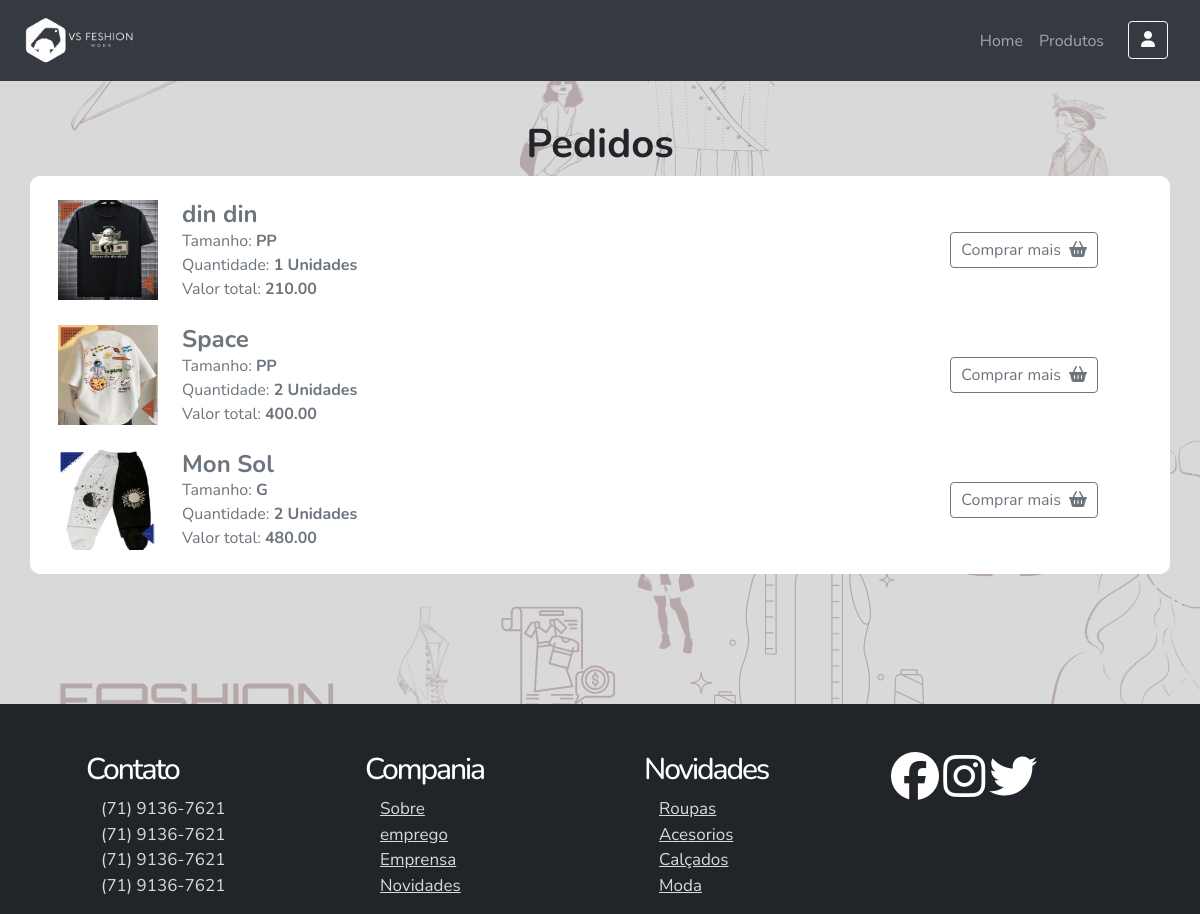
Screenshot of /pedidos.php (signed in) with the database file from the repository.
### tables this page shows
CREATE TABLE `venda` (
  `id` int(11) NOT NULL,
  `usuario_id` int(11) NOT NULL,
  `produto_id` int(11) NOT NULL,
  `quantidade` int(11) NOT NULL,
  `total` decimal(10,2) NOT NULL,
  `tamanho` varchar(5) NOT NULL,
  `data_venda` timestamp NOT NULL DEFAULT current_timestamp()
);

CREATE TABLE `produto` (
  `id` int(11) NOT NULL,
  `titulo` varchar(100) NOT NULL,
  `descricao` text NOT NULL,
  `genero` varchar(30) NOT NULL,
  `tamanho` varchar(20) NOT NULL,
  `preco` decimal(10,2) NOT NULL,
  `quantidade` int(7) NOT NULL,
  `estilo_roupa` varchar(40) NOT NULL,
  `name_imagem` varchar(200) DEFAULT NULL,
  `type_imagem` varchar(30) DEFAULT NULL,
  `tmp_imagem` blob DEFAULT NULL,
  `usuario_id` int(11) DEFAULT NULL,
  `administrador_id` int(11) DEFAULT NULL
);

### pedidos.php (the view, shortened to what this page needs)
<?php
    require_once "php/conexao.php";
?>
<!DOCTYPE html>
<html lang="en">
<head>
    <link rel="stylesheet" href="css/bootstrap.min.css">
    <link href="https://cdn.jsdelivr.net/npm/bootstrap@5.0.2/dist/css/bootstrap.min.css" rel="stylesheet">
    <link rel="stylesheet" href="css/estilo_pedido.css">
</head>
<body>
    <header>
        <nav class="navbar navbar-expand-md navbar-dark bg-personalit fixed-top">
            <div class="container-fluid">
                <a href="index.php" class="navbar-brand"><img src="imagens/Vitinho.png" alt="" width="110"></a>
                <div class="collapse navbar-collapse" id="nav-principal">
                    <div class="ms-auto"  >
                        <ul class="navbar-nav me-2 bordabotom">
                            <li class="nav-item">
                                <a class="nav-link" href="index.php" aria-current="page">Home</a>
                            </li>
                            <li class="nav-item">
                                <a class="nav-link me-3" href="produtos.php">Produtos</a>
                            </li>
                            <li class="nav-item dropdown">
                                <a id="nav-botão" class=" btn btn-outline-light navbotao transicao_color dropdown-toggle" href="#" href="#" role="button" data-bs-toggle="dropdown" aria-expanded="false"><i class="fa-solid fa-user"></i></a>
                            </li>
                        </ul>
                    </div>
                </div>
            </div>
        </nav>
    </header>
    <section class=" mt-10 mb-5 ">
        <h1 class=" fw-bold text-center" >Pedidos</h1>
        <div class="bg-style container">
            <div class="row">
                <div class="col">
                    <?php
                        $id_Usuario = $_SESSION['id'];
                        $sql ='SELECT v.id, p.titulo, p.name_imagem, p.estilo_roupa, v.quantidade, v.total, v.tamanho, v.produto_id
                            FROM venda v
                            INNER JOIN produto p ON v.produto_id = p.id
                            WHERE v.usuario_id = :usuario_id';
                        $stmt = $pdo->prepare($sql);
                        $stmt->bindParam(':usuario_id', $id_Usuario);
                        $stmt->execute();
                        if ($stmt->rowCount() > 0) {
                            while ($row = $stmt->fetch(PDO::FETCH_ASSOC)) {
                                $estilo_roupa = $row['estilo_roupa'];
                                $pasta =  ucfirst($estilo_roupa);
                    ?>
                    <div class=" d-flex mt-4 mb-4 ms-1 me-5 " >
                        <div class=" me-4">
                            <img src="imagens/<?php echo $pasta; ?>/<?php echo $row['name_imagem'] ?>" class="" style="width: 100px; height: 100px;" alt="">
                        </div>
                        <div class="">
                            <h4 class="text-secondary fw-bold mb-no"><?php echo $row['titulo'] ?></h4>
                            <p class="text-secondary mb-no">Tamanho: <span class="fw-bold"><?php echo $row['tamanho'] ?></span></p>
                            <p class="text-secondary mb-no">Quantidade: <span class="fw-bold"><?php echo $row['quantidade'] ?> Unidades</span></p>
                            <p class="text-secondary mb-no">Valor total: <span class="fw-bold"><?php echo $row['total'] ?></span></p>
                        </div>
                        <div class="ms-auto align-self-center ">
                            <a href="tela_produto.php?id_produto=<?php echo $row['produto_id'] ?> " class="btn btn-outline-secondary" style="padding: 5px 10px;">
                                Comprar mais<i class="fa-sharp fa-solid fa-basket-shopping ms-2"></i>
                            </a>
                        </div>
                    </div>
                    <?php }}else{?>
                        <div class="" style="margin: 60px 0;" role="alert">
                            <h2 class="text-center">Nenhum produto comprado</h2>
                        </div>
                    <?php } ?>
                </div>
            </div>
        </div>
    </section>
    <footer style="margin-top: 130px;" class=" bg-dark pt-5">
        <div class="container">
            <div class="row">
                <div id="contato" class="col-xl-3 col-lg-3 col-md-3 col-sm-6 col-xs-4 posicao">
                    <ul>
                        <h4 class="tamanho-h4-lg tamanho-h4-xl ">Contato</h4>
                        <li><p class="tamanho-font-lg tamanho-font-xl">(71) 9136-7621</p></li>
                        <li><p class="tamanho-font-lg tamanho-font-xl">(71) 9136-7621</p></li>
                        <li><p class="tamanho-font-lg tamanho-font-xl">(71) 9136-7621</p></li>
                        <li><p class="tamanho-font-lg tamanho-font-xl">(71) 9136-7621</p></li>
                    </ul>
                </div>
                <div class="col-xl-3 col-lg-3 d-none col-md-3 d-md-block">
                    <ul class="">
                        <h4 class="tamanho-h4-lg tamanho-h4-xl">Compania</h4>
                        <li><a class="tamanho-font-lg tamanho-font-xl" href="">Sobre</a></li>
                        <li><a class="tamanho-font-lg tamanho-font-xl" href="">emprego</a></li>
                        <li><a class="tamanho-font-lg tamanho-font-xl" href="">Emprensa</a></li>
                        <li><a class="tamanho-font-lg tamanho-font-xl" href="">Novidades</a></li>
                    </ul>
                </div>
                <div class="col-xl-3 col-lg-3 d-none col-md-3 d-md-block">
                    <ul>
                        <h4 class="tamanho-h4-lg tamanho-h4-xl">Novidades</h4>
                        <li><a class="tamanho-font-lg tamanho-font-xl" href="">Roupas</a></li>
                        <li><a class="tamanho-font-lg tamanho-font-xl" href="">Acesorios</a></li>
                        <li><a class="tamanho-font-lg tamanho-font-xl" href="">Calçados</a></li>
                        <li><a class="tamanho-font-lg tamanho-font-xl" href="">Moda</a></li>
                    </ul>
                </div>
                <div class="col-xl-3 col-lg-3 col-md-3 col-sm-6 col-xs-8">
                    <div class="float-sm-right posicao mt-xs">
                        <a href=""><i class="fa-brands fa-facebook icon-xl icon-lg text-white"></i></a>
                        <a href=""><i class="fa-brands fa-instagram icon-xl icon-lg ml-4 text-white"></i></a>
                        <a href=""><i class="fa-brands fa-twitter icon-xl icon-lg ml-4 text-white"></i></a>
                    </div>
                </div>
            </div>
        </div>
</body>
</html>

### css/estilo_pedido.css (style rules this page uses)
* { margin: 0; padding: 0; font-family: 'Nunito', sans-serif; }
html,body { height: 100%; overflow-x: hidden; }
body { background: #D9D9D9 url(../imagens/fundo2.png); background-attachment:fixed; }
@media (min-width: 575px) { .icon-lg { font-size: 3em; } }
@media (min-width: 768px) { .tamanho-font-lg { font-size: 14px; } }
@media (min-width: 768px) { .tamanho-h4-lg { font-size: 20px; } }
@media (min-width: 768px) { .icon-lg { font-size: 2em; } }
@media (min-width: 992px) { .tamanho-font-xl { font-size: 16px; } }
@media (min-width: 992px) { .tamanho-h4-xl { font-size: 25px; } }
@media (min-width: 992px) { .icon-xl { font-size: 2.5em; } }
@media (min-width: 1200px) { .tamanho-font-xl { font-size: 17px; } }
@media (min-width: 1200px) { .tamanho-h4-xl { font-size: 30px; } }
@media (min-width: 1200px) { .icon-xl { font-size: 3em; } }
footer li { list-style: none; }
footer p { color: #D9D9D9; margin: 0; margin-left: 15px; }
footer h4 { color: white; letter-spacing: -0.07em; margin-bottom: 8px; }
footer li a { color: #D9D9D9; padding: 4px 0; margin-left: 15px; }
.mb-no { margin-bottom: 0px; }
.bg-personalit { background: #343a40; }
.bg-style { background: white; border-radius: 10px; }
.mt-10 { margin-top: 120px; }
.dropdown-toggle::after { content: none; }

### rows the page displays
venda: produto.name_imagem (picture), produto.titulo "din din", tamanho "PP", quantidade "1", total "210.00"
venda: produto.name_imagem (picture), produto.titulo "Space", tamanho "PP", quantidade "2", total "400.00"
venda: produto.name_imagem (picture), produto.titulo "Mon Sol", tamanho "G", quantidade "2", total "480.00"
